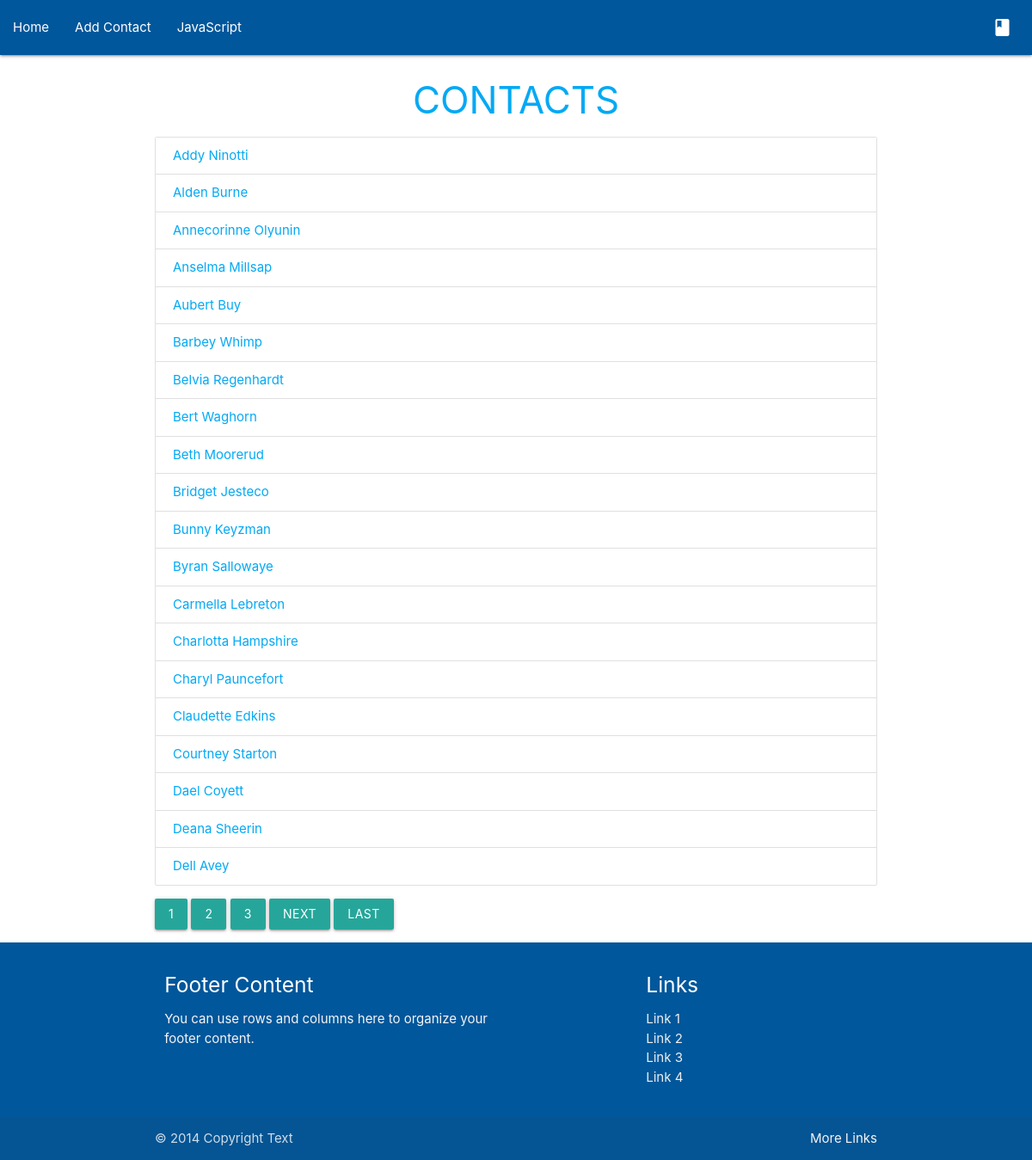
The page / on the database its author committed.
### contacts/models.py (models this page shows, shortened)
class PersonContact(models.Model):
    first_name = models.CharField(max_length=50)
    last_name = models.CharField(max_length=50)
    phone_number = models.PositiveBigIntegerField()
    email = models.EmailField()
    date_of_birth = models.DateField()
    class Meta:
        ordering = ['first_name']

### contacts/views.py (the view)
# urls.py: path('', ContactListView.as_view(), name='index'),
class ContactListView(ListView):
    model = PersonContact
    context_object_name = "contacts"
    template_name = 'contacts/index.html'
    paginate_by = 20

### contacts/templates/contacts/index.html (shortened to what this page needs)
{% extends "contacts/base.html" %}
{% block content %}
<h3 class="light-blue-text darken-4 center-align">CONTACTS</h3>
<div class="collection">
    {% for contact in contacts %}
    <a href="{% url 'contacts:contact' contact.id %}" class="collection-item light-blue-text darken-4">{{ contact.first_name }} {{ contact.last_name }}
    </a>
    {% endfor %}
  </div>
  {% if is_paginated %}
        {% for num in page_obj.paginator.page_range %}
          {% if page_obj.number == num %}
            <a class="btn btn-info mb-4" href="?page={{ num }}">{{ num }}</a>
          {% elif num > page_obj.number|add:'-3' and num < page_obj.number|add:'3' %}
            <a class="btn btn-outline-info mb-4" href="?page={{ num }}">{{ num }}</a>
          {% endif %}
        {% endfor %}
        {% if page_obj.has_next %}
          <a class="btn btn-outline-info mb-4" href="?page={{ page_obj.next_page_number }}">Next</a>
          <a class="btn btn-outline-info mb-4" href="?page={{ page_obj.paginator.num_pages }}">Last</a>
        {% endif %}
    {% endif %}
{% endblock content %}

### rows shown on the page
PersonContact: first_name "Addy", last_name "Ninotti"
PersonContact: first_name "Alden", last_name "Burne"
PersonContact: first_name "Annecorinne", last_name "Olyunin"
PersonContact: first_name "Anselma", last_name "Millsap"
PersonContact: first_name "Aubert", last_name "Buy"
PersonContact: first_name "Barbey", last_name "Whimp"
PersonContact: first_name "Belvia", last_name "Regenhardt"
PersonContact: first_name "Bert", last_name "Waghorn"
PersonContact: first_name "Beth", last_name "Moorerud"
PersonContact: first_name "Bridget", last_name "Jesteco"
PersonContact: first_name "Bunny", last_name "Keyzman"
PersonContact: first_name "Byran", last_name "Sallowaye"
PersonContact: first_name "Carmella", last_name "Lebreton"
PersonContact: first_name "Charlotta", last_name "Hampshire"
PersonContact: first_name "Charyl", last_name "Pauncefort"
PersonContact: first_name "Claudette", last_name "Edkins"
PersonContact: first_name "Courtney", last_name "Starton"
PersonContact: first_name "Dael", last_name "Coyett"
PersonContact: first_name "Deana", last_name "Sheerin"
PersonContact: first_name "Dell", last_name "Avey"

### other values the page prints
{{ num }} "1"
{{ num }} "2" "3"
